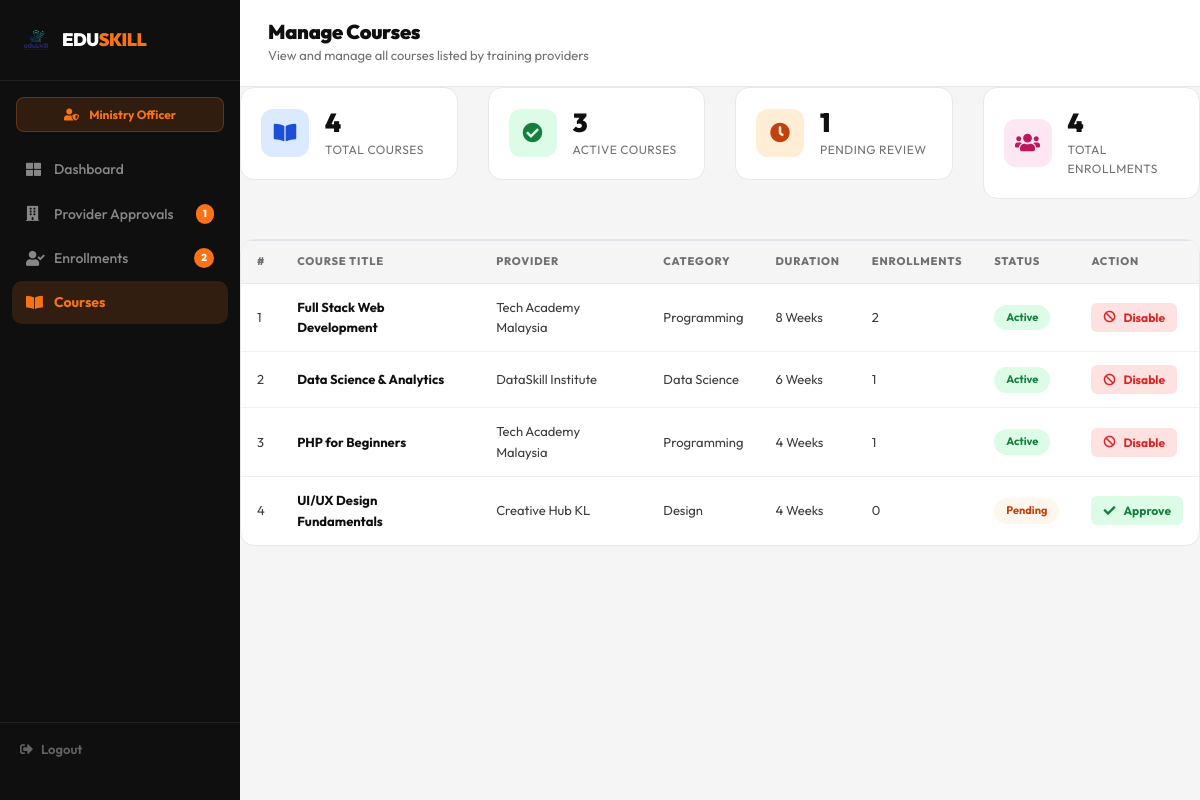
The app's page /admin/manage_courses.php (signed in) with its own data.
### tables this page shows
CREATE TABLE IF NOT EXISTS courses (
    id           INT AUTO_INCREMENT PRIMARY KEY,
    provider_id  INT NOT NULL,
    title        VARCHAR(200) NOT NULL,
    category     VARCHAR(100) NOT NULL,
    duration     VARCHAR(50) NOT NULL,
    description  TEXT,
    price        DECIMAL(10,2) DEFAULT 0.00,
    max_students INT DEFAULT 30,
    status       ENUM('pending','approved','rejected') DEFAULT 'pending',
    created_at   TIMESTAMP DEFAULT CURRENT_TIMESTAMP,
    FOREIGN KEY (provider_id) REFERENCES providers(id) ON DELETE CASCADE
);

CREATE TABLE IF NOT EXISTS providers (
    id          INT AUTO_INCREMENT PRIMARY KEY,
    org_name    VARCHAR(150) NOT NULL,
    email       VARCHAR(100) NOT NULL UNIQUE,
    phone       VARCHAR(20),
    address     VARCHAR(200),
    description TEXT,
    password    VARCHAR(255) NOT NULL,
    status      ENUM('pending','approved','rejected') DEFAULT 'pending',
    created_at  TIMESTAMP DEFAULT CURRENT_TIMESTAMP
);

### admin/manage_courses.php (the view, shortened to what this page needs)
<?php
require_once '../config/database.php';
$result = mysqli_query($conn, "
    SELECT c.*, p.org_name as provider,
    (SELECT COUNT(*) FROM enrollments WHERE course_id = c.id) as enroll_count
    FROM courses c
    JOIN providers p ON c.provider_id = p.id
    ORDER BY c.created_at DESC
");
$total    = mysqli_fetch_assoc(mysqli_query($conn, "SELECT COUNT(*) as c FROM courses"))['c'];
$active   = mysqli_fetch_assoc(mysqli_query($conn, "SELECT COUNT(*) as c FROM courses WHERE status='approved'"))['c'];
$pending  = mysqli_fetch_assoc(mysqli_query($conn, "SELECT COUNT(*) as c FROM courses WHERE status='pending'"))['c'];
$enrolls  = mysqli_fetch_assoc(mysqli_query($conn, "SELECT COUNT(*) as c FROM enrollments"))['c'];
$pending_providers   = mysqli_fetch_assoc(mysqli_query($conn, "SELECT COUNT(*) as c FROM providers WHERE status='pending'"))['c'];
$pending_enrollments = mysqli_fetch_assoc(mysqli_query($conn, "SELECT COUNT(*) as c FROM enrollments WHERE status='pending'"))['c'];
?>
<!DOCTYPE html>
<html lang="en">
<head>
    <link rel="stylesheet" href="https://stackpath.bootstrapcdn.com/bootstrap/4.5.2/css/bootstrap.min.css">
    <link rel="stylesheet" href="https://cdnjs.cloudflare.com/ajax/libs/font-awesome/5.15.4/css/all.min.css">
    <link rel="stylesheet" href="../css/style.css">
    <link rel="stylesheet" href="../css/pasang.css">
</head>
<body class="dashboard-body">
<div class="dashboard-wrap">
    <aside class="dash-sidebar admin-sidebar">
        <div class="dsb-brand">
            <a href="../index.php">
                <img src="../images/logo.png" alt="Logo" style="width:32px;height:32px;border-radius:8px;object-fit:cover;">
                <span class="dsb-brand-text">EDU<span class="dsb-brand-accent">SKILL</span></span>
            </a>
        </div>
        <div class="dsb-role-badge"><i class="fas fa-user-shield mr-2"></i> Ministry Officer</div>
        <nav class="dsb-nav">
            <a href="dashboard.php" class="dsb-link"><i class="fas fa-th-large"></i> Dashboard</a>
            <a href="approve_providers.php" class="dsb-link"><i class="fas fa-building"></i> Provider Approvals
                <?php if($pending_providers > 0): ?><span class="dsb-badge"><?php echo $pending_providers; ?></span><?php endif; ?>
            </a>
            <a href="approve_enrollments.php" class="dsb-link"><i class="fas fa-user-check"></i> Enrollments
                <?php if($pending_enrollments > 0): ?><span class="dsb-badge"><?php echo $pending_enrollments; ?></span><?php endif; ?>
            </a>
            <a href="manage_courses.php" class="dsb-link active"><i class="fas fa-book-open"></i> Courses</a>
        </nav>
        <div class="dsb-bottom">
            <a href="../auth/logout.php" class="dsb-logout"><i class="fas fa-sign-out-alt"></i> Logout</a>
        </div>
    </aside>
    <main class="dash-main">
        <div class="dash-topbar">
            <div>
                <h4 class="dash-page-title">Manage Courses</h4>
                <p class="dash-page-sub">View and manage all courses listed by training providers</p>
            </div>
        </div>
        <div class="row mb-4">
            <div class="col-6 col-lg-3 mb-3">
                <div class="dstat-card">
                    <div class="dstat-icon" style="background:#dbeafe;color:#1d4ed8;"><i class="fas fa-book-open"></i></div>
                    <div class="dstat-info"><h3><?php echo $total; ?></h3><p>Total Courses</p></div>
                </div>
            </div>
            <div class="col-6 col-lg-3 mb-3">
                <div class="dstat-card">
                    <div class="dstat-icon" style="background:#dcfce7;color:#15803d;"><i class="fas fa-check-circle"></i></div>
                    <div class="dstat-info"><h3><?php echo $active; ?></h3><p>Active Courses</p></div>
                </div>
            </div>
            <div class="col-6 col-lg-3 mb-3">
                <div class="dstat-card">
                    <div class="dstat-icon" style="background:#ffedd5;color:#c2410c;"><i class="fas fa-clock"></i></div>
                    <div class="dstat-info"><h3><?php echo $pending; ?></h3><p>Pending Review</p></div>
                </div>
            </div>
            <div class="col-6 col-lg-3 mb-3">
                <div class="dstat-card">
                    <div class="dstat-icon" style="background:#fce7f3;color:#be185d;"><i class="fas fa-users"></i></div>
                    <div class="dstat-info"><h3><?php echo $enrolls; ?></h3><p>Total Enrollments</p></div>
                </div>
            </div>
        </div>
        <div class="dash-card">
            <div class="dash-table-wrap">
                <table class="table dash-table">
                    <thead>
                        <tr><th>#</th><th>Course Title</th><th>Provider</th><th>Category</th><th>Duration</th><th>Enrollments</th><th>Status</th><th>Action</th></tr>
                    </thead>
                    <tbody>
                        <?php while($c = mysqli_fetch_assoc($result)): ?>
                        <tr>
                            <td><?php echo $c['id']; ?></td>
                            <td><strong><?php echo htmlspecialchars($c['title']); ?></strong></td>
                            <td><?php echo htmlspecialchars($c['provider']); ?></td>
                            <td><?php echo htmlspecialchars($c['category']); ?></td>
                            <td><?php echo htmlspecialchars($c['duration']); ?></td>
                            <td><?php echo $c['enroll_count']; ?></td>
                            <td>
                                <?php if($c['status']=='approved'): ?>
                                    <span class="status-approved">Active</span>
                                <?php elseif($c['status']=='pending'): ?>
                                    <span class="status-pending">Pending</span>
                                <?php else: ?>
                                    <span class="status-rejected">Disabled</span>
                                <?php endif; ?>
                            </td>
                            <td>
                                <?php if($c['status']=='pending'): ?>
                                    <a href="?action=approve&id=<?php echo $c['id']; ?>" class="btn-approve" onclick="return confirm('Approve this course?')"><i class="fas fa-check mr-1"></i>Approve</a>
                                <?php elseif($c['status']=='approved'): ?>
                                    <a href="?action=disable&id=<?php echo $c['id']; ?>" class="btn-reject" onclick="return confirm('Disable this course?')"><i class="fas fa-ban mr-1"></i>Disable</a>
                                <?php else: ?>
                                    <a href="?action=approve&id=<?php echo $c['id']; ?>" class="btn-approve" onclick="return confirm('Re-enable this course?')"><i class="fas fa-check mr-1"></i>Enable</a>
                                <?php endif; ?>
                            </td>
                        </tr>
                        <?php endwhile; ?>
                    </tbody>
                </table>
            </div>
        </div>
    </main>
</div>
</body>
</html>

### css/style.css (style rules this page uses)
:root { --orange: #f97316; --orange-dk: #ea580c; --orange-lt: #fff7ed; --orange-mid: #fed7aa; --black: #0f0f0f; --dark: #1a1a1a; --text: #3d3d3d; --muted: #717171; --border: #e8e8e8; --bg: #fafafa; --white: #ffffff; --green: #16a34a; --green-lt: #dcfce7; --blue: #2563eb; --blue-lt: #dbeafe; --purple: #7c3aed; --purple-lt: #ede9fe; --pink: #db2777; --pink-lt: #fce7f3; --teal: #0f766e; --teal-lt: #ccfbf1; --nav-h: 72px; --radius: 14px; --radius-lg: 20px; --radius-xl: 28px; --shadow: 0 2px 8px rgba(0,0,0,0.06), 0 1px 2px rgba(0,0,0,0.04); --shadow-md: 0 8px 24px rgba(0,0,0,0.08), 0 2px 8px rgba(0,0,0,0.04); --shadow-lg: 0 20px 48px rgba(0,0,0,0.10); }
* { margin: 0; padding: 0; box-sizing: border-box; }
body { font-family: 'Open Sans', sans-serif; }
h1, h2, h3 { font-family: 'Roboto', sans-serif; }
body { font-family: 'Outfit', sans-serif; color: var(--text); background: var(--white); padding-top: var(--nav-h); font-size: 16px; line-height: 1.6; -webkit-font-smoothing: antialiased; }
h1, h2, h3, h4, h5, h6 { font-family: 'Outfit', sans-serif; color: var(--black); line-height: 1.15; font-weight: 800; }
a { text-decoration: none; color: inherit; }
img { max-width: 100%; height: auto; display: block; }

### records on screen
courses: id "1", title "Full Stack Web Development", provider.org_name "Tech Academy Malaysia", category "Programming", duration "8 Weeks", enroll_count "2", status "Active"
courses: id "2", title "Data Science & Analytics", provider.org_name "DataSkill Institute", category "Data Science", duration "6 Weeks", enroll_count "1", status "Active"
courses: id "3", title "PHP for Beginners", provider.org_name "Tech Academy Malaysia", category "Programming", duration "4 Weeks", enroll_count "1", status "Active"
courses: id "4", title "UI/UX Design Fundamentals", provider.org_name "Creative Hub KL", category "Design", duration "4 Weeks", enroll_count "0", status "Pending"

### other values on screen
$pending_providers "1"
$pending_enrollments "2"
$total "4"
$active "3"
$pending "1"
$enrolls "4"
